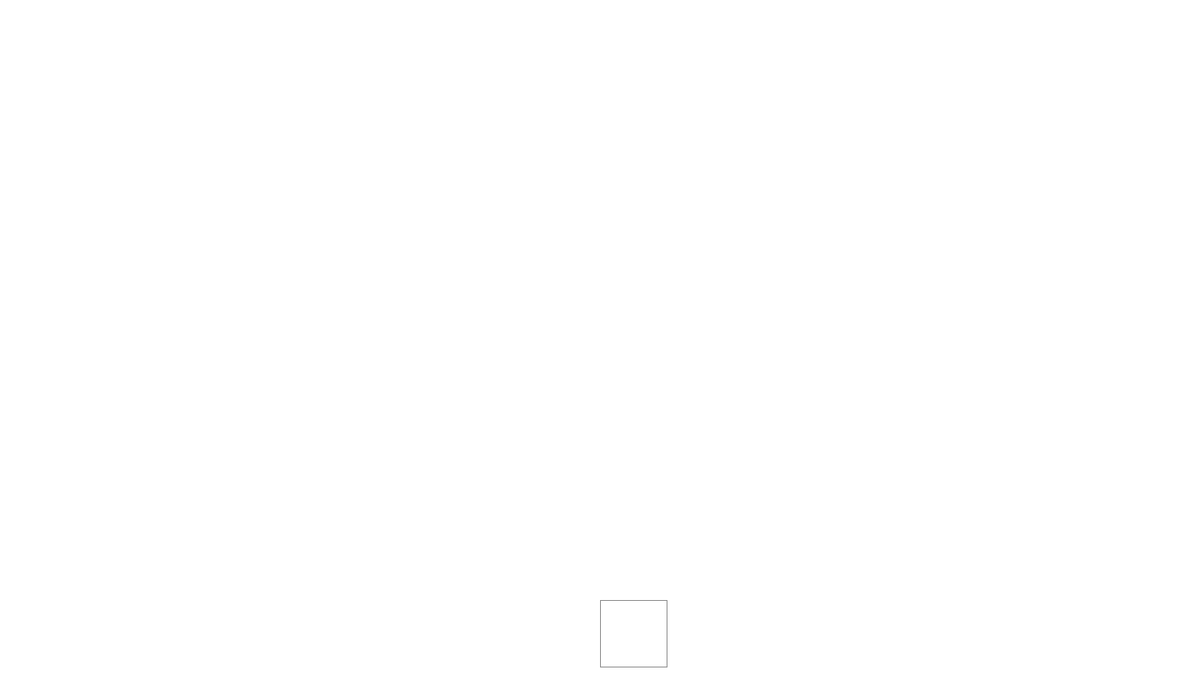
Frame 1 (no input)
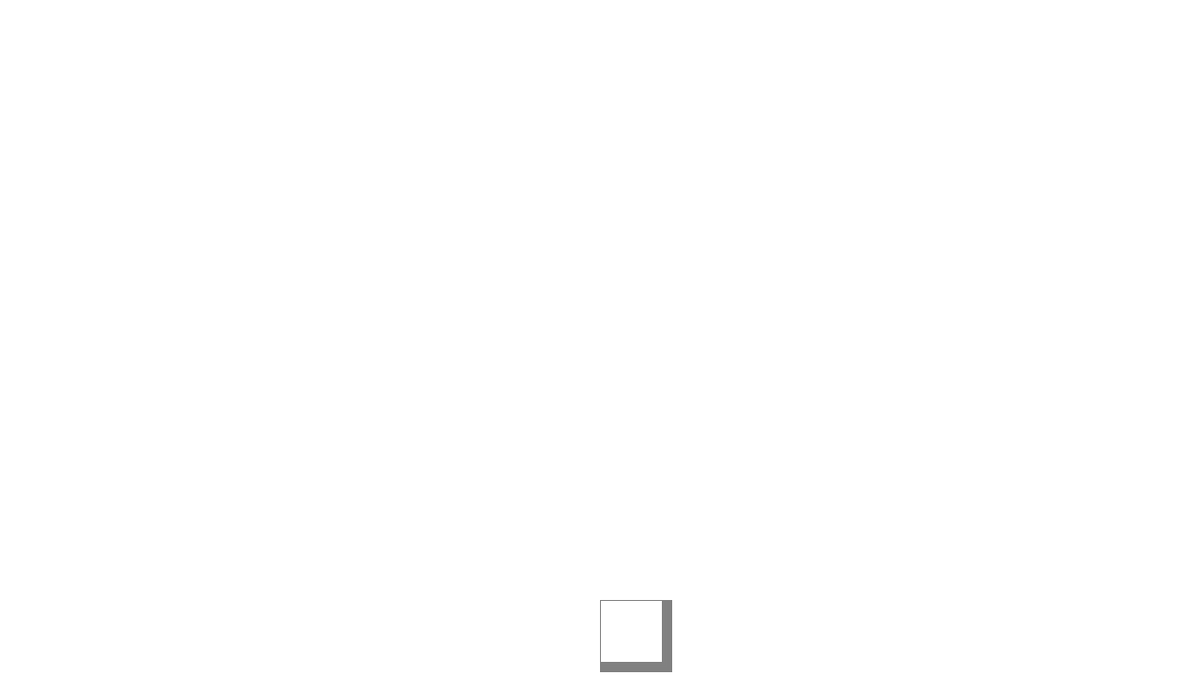
Frame 60 (the mouse pressed at the canvas centre just before this capture)
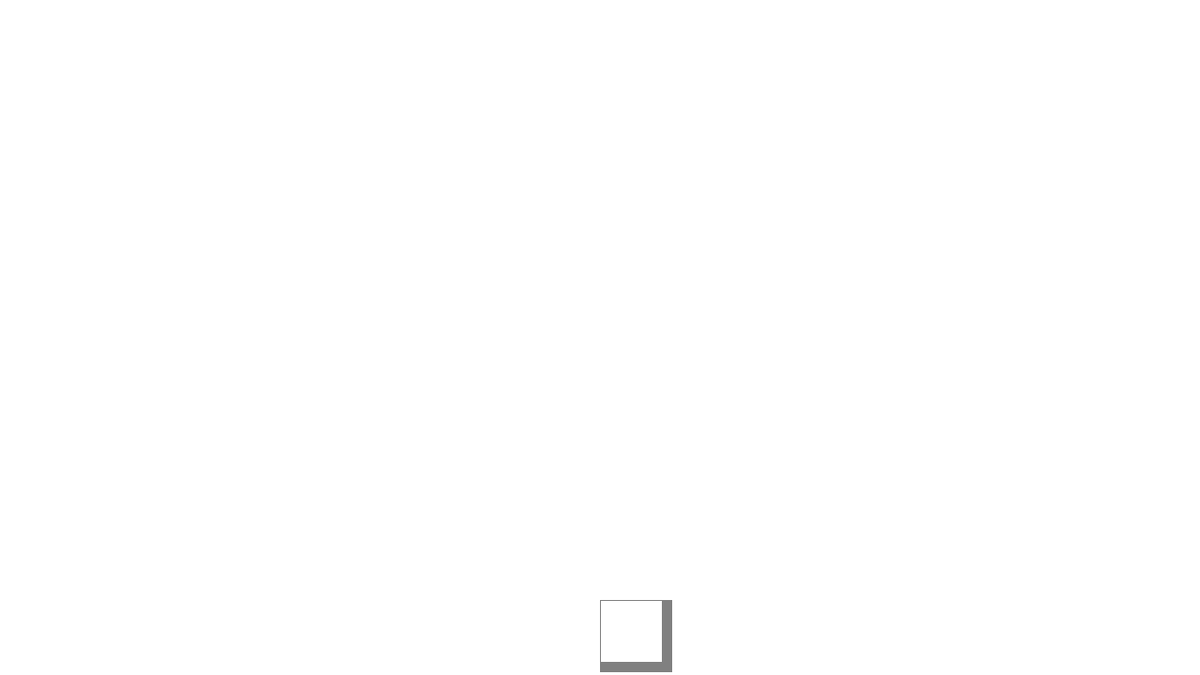
Frame 120 (the mouse held since frame 60 and released just before this capture)

The Processing sketch that drew these frames (run headless with seeded random() and noise(); from frame 60 on, the mouse is pressed at the canvas centre):

// Processing sketch: Rects
// ── Rects.pde
/*
Author >>
Lucas Tonussi

Homepage >>
http://tonussi.github.com

Refs >>
http://processing.org/reference/line_.html
http://processingjs.org/reference/line_/
*/

float radius = 70.0;
int X, Y;
int nX, nY;
int delay = 16;
int mode = 0;

void setup(){
  smooth ();
  background (255);
  size (1280,720);
  strokeWeight (0.8);
  frameRate (25);
  X = width/2;
  Y = width/2;
  nX = X;
  nY = Y;
}

void draw() {
  if (mode == 0)
  {
    radius = radius + cos (frameCount/5);
    X+=(nX-X)/delay;
    Y+=(nY-Y)/delay;
    noFill ();
    stroke (#7F7F7F);
    rect (X,Y,radius,radius);
  }
}

void mouseMoved() {
  nX = mouseX+30;
  nY = mouseY+30;
}

void mousePressed () {
  mode++;
  mode %=1;
  background (255);
}
